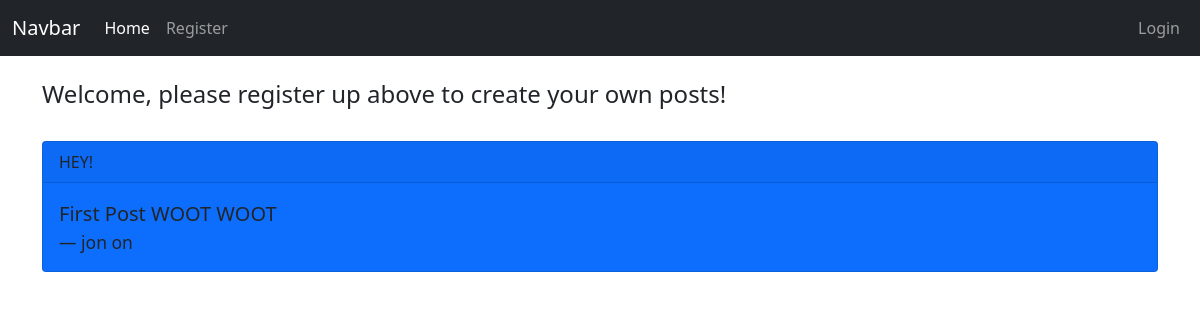
Before: / with the older database file.
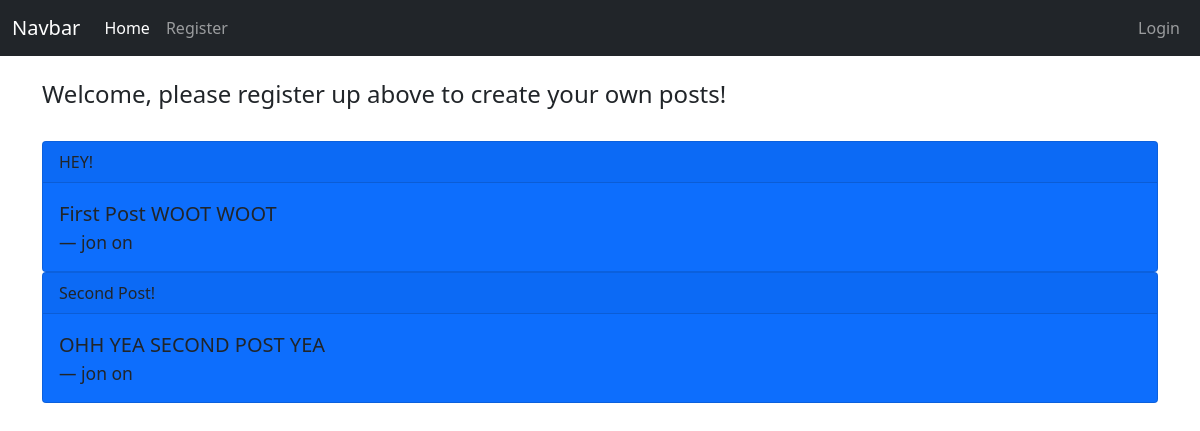
After: the same page with the newer database file.
### app/models.py (models this page shows, shortened)
class Post(db.Model):
    id = db.Column(db.Integer, primary_key=True)
    title = db.Column(db.String(200))
    content = db.Column(db.String(300))
    date_created = db.Column(db.Integer, nullable=False, default=datetime.utcnow)
    user_id = db.Column(db.Integer, db.ForeignKey('user.id'), nullable=False)

class User(db.Model, UserMixin):
    id = db.Column(db.Integer, primary_key=True)
    username = db.Column(db.String(150), nullable=False, unique=True)
    email = db.Column(db.String(150), nullable=False, unique=True)
    password = db.Column(db.String(256), nullable=False)
    posts = db.relationship('Post', backref='author', lazy=True)

### app/routes.py (the view)
@app.route('/')
def index():
    title = 'Coding Temple Class'
    posts = Post.query.all()
    return render_template('index.html', title=title, posts=posts)

### app/templates/index.html (shortened to what this page needs)
{% extends 'base.html' %}
{% block content %}
{% if current_user.is_authenticated %}
    <h4>Welcome {{ current_user.username }}</h4>
{% else %}
    <h4>Welcome, please register up above to create your own posts!</h4>
{% endif %}
{% for p in posts %}
    <div class="card bg-primary text-dark">
        <div class="card-header">
        {{ p.title }}
        </div>
        <div class="card-body">
        <blockquote class="blockquote mb-0">
            <p>{{ p.content }}</p>
            <footer class="blockquote-footer text-dark">{{ p.author.username }} on <cite title="Source Title"></cite></footer>
        </blockquote>
        </div>
    </div>
{% endfor %}
{% endblock %}

Changed rows visible on the page:
added Post: title "Second Post!", content "OHH YEA SECOND POST YEA", author.username "jon"
